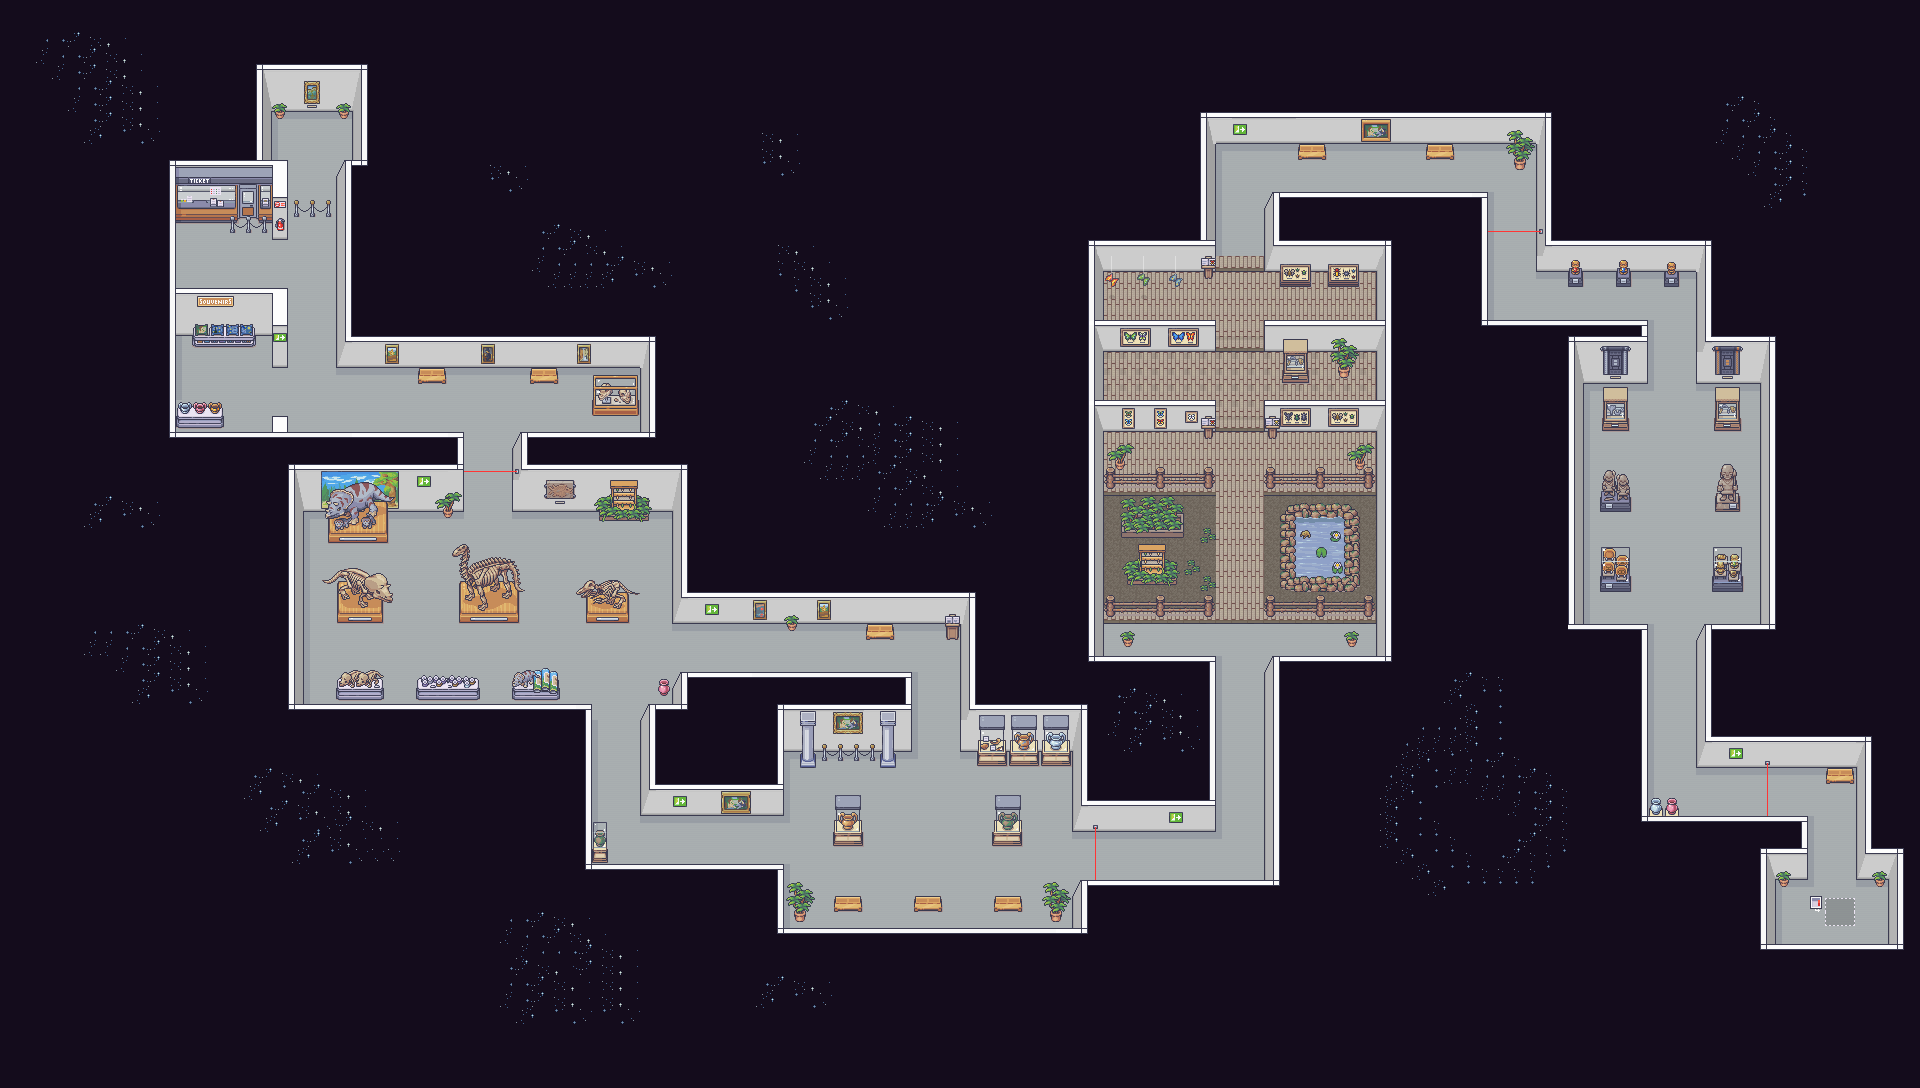

Below is a game level as drawn by its tile map, then a one-line description and the .tmx that defines it (tile-layer data replaced by summaries):
An orthogonal 120x68 tile map with 16x16 px tiles, 10 tile layers (Background, Stars, Collision-floor, Floor, ...), 9 tilesets and 6 objects (spawn, exit).

<map version="1.8" tiledversion="1.8.1" orientation="orthogonal" renderorder="right-down" width="120" height="68" tilewidth="16" tileheight="16" infinite="0" nextlayerid="22" nextobjectid="27">
 <properties>
  <property name="theme" value="End credits Lofi .mp3" />
 </properties>
 <tileset firstgid="1" name="Museum_entrance_layer_1" tilewidth="16" tileheight="16" tilecount="352" columns="16">
  <image source="../levelTextures/meuseum/Museum_entrance_layer_1.png" width="256" height="352" />
 </tileset>
 <tileset firstgid="353" name="Museum_entrance_layer_2" tilewidth="16" tileheight="16" tilecount="352" columns="16">
  <image source="../levelTextures/meuseum/Museum_entrance_layer_2.png" width="256" height="352" />
 </tileset>
 <tileset firstgid="705" name="Museum_room_1_layer_2" tilewidth="16" tileheight="16" tilecount="340" columns="20">
  <image source="../levelTextures/meuseum/Museum_room_1_layer_2.png" width="320" height="272" />
 </tileset>
 <tileset firstgid="1045" name="Museum_room_2_layer_2" tilewidth="16" tileheight="16" tilecount="528" columns="16">
  <image source="../levelTextures/meuseum/Museum_room_2_layer_2.png" width="256" height="528" />
 </tileset>
 <tileset firstgid="1573" name="Museum_room_3_layer_1" tilewidth="16" tileheight="16" tilecount="357" columns="17">
  <image source="../levelTextures/meuseum/Museum_room_3_layer_1.png" width="272" height="336" />
 </tileset>
 <tileset firstgid="1930" name="Museum_room_3_layer_2" tilewidth="16" tileheight="16" tilecount="357" columns="17">
  <image source="../levelTextures/meuseum/Museum_room_3_layer_2.png" width="272" height="336" />
 </tileset>
 <tileset firstgid="2287" name="22_Museum" tilewidth="16" tileheight="16" tilecount="1952" columns="16">
  <image source="../levelTextures/meuseum/22_Museum.png" width="256" height="1952" />
 </tileset>
 <tileset firstgid="4239" name="Museum_room_2_layer_1" tilewidth="16" tileheight="16" tilecount="528" columns="16">
  <image source="../levelTextures/meuseum/Museum_room_2_layer_1.png" width="256" height="528" />
 </tileset>
 <tileset firstgid="4767" name="platformertiles" tilewidth="16" tileheight="16" tilecount="96" columns="16">
  <image source="../levelTextures/meuseum/platformertiles.png" width="256" height="96" />
 </tileset>
 <layer id="1" name="Background" width="120" height="68" locked="1">
  <data>[8160 cells, 8160 non-empty, 1 distinct tile ids]</data>
 </layer>
 <layer id="10" name="Stars" width="120" height="68">
  <data>[8160 cells, 469 non-empty, 10 distinct tile ids]</data>
 </layer>
 <layer id="5" name="Collision-floor" width="120" height="68">
  <data>[8160 cells, 378 non-empty, 31 distinct tile ids]</data>
 </layer>
 <layer id="3" name="Floor" width="120" height="68">
  <data>[8160 cells, 1296 non-empty, 46 distinct tile ids]</data>
 </layer>
 <layer id="2" name="Walls" width="120" height="68">
  <data>[8160 cells, 1006 non-empty, 195 distinct tile ids]</data>
 </layer>
 <layer id="14" name="laser0" width="120" height="68">
  <data>[8160 cells, 3 non-empty, 1 distinct tile ids]</data>
 </layer>
 <layer id="15" name="laser1" width="120" height="68">
  <data>[8160 cells, 3 non-empty, 1 distinct tile ids]</data>
 </layer>
 <layer id="16" name="laser2" width="120" height="68">
  <data>[8160 cells, 3 non-empty, 1 distinct tile ids]</data>
 </layer>
 <layer id="17" name="laser3" width="120" height="68">
  <data>[8160 cells, 3 non-empty, 1 distinct tile ids]</data>
 </layer>
 <layer id="6" name="Decoration" width="120" height="68">
  <data>[8160 cells, 551 non-empty, 406 distinct tile ids]</data>
 </layer>
 <objectgroup id="7" name="objects">
  <object id="5" name="spawn" x="220.781" y="266.712">
   <point />
  </object>
  <object id="25" name="exit" x="1826.25" y="920.875" width="28.1667" height="3.5" />
 </objectgroup>
 <objectgroup id="11" name="trigger-zone">
  <object id="7" x="464.227" y="470.386" width="47.75" height="1.57955" />
  <object id="9" x="1094.8" y="831.756" width="1.5" height="48" />
  <object id="11" x="1487.69" y="230.489" width="48.4091" height="1.95455" />
  <object id="14" x="1766.62" y="767.622" width="1.66667" height="48.9583" />
 </objectgroup>
</map>
